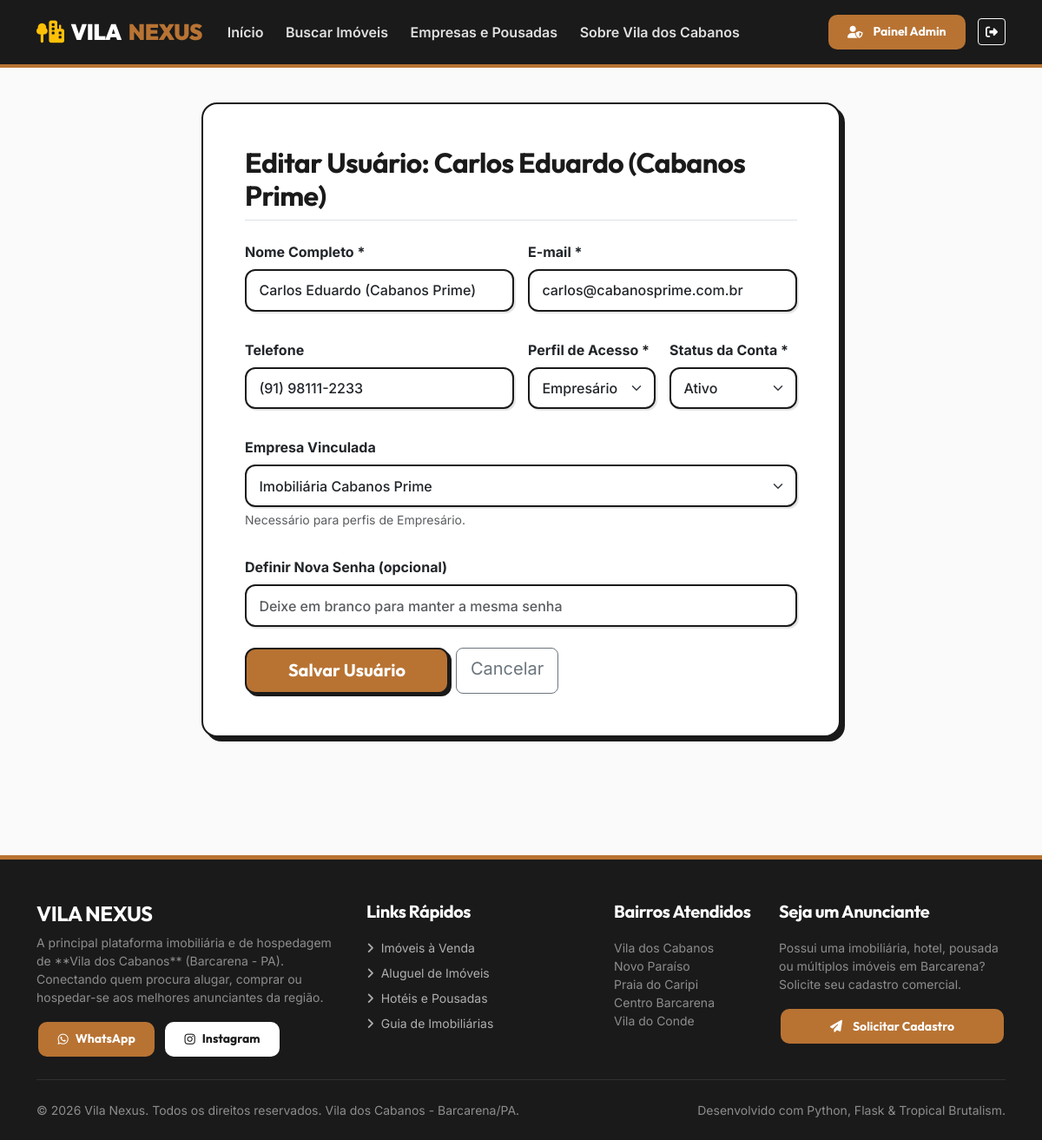
Page /admin/usuarios/2/editar (signed in) on the committed database.
### app/models/user.py (models this page shows, shortened)
class User(UserMixin, db.Model):
    __tablename__ = 'users'
    id = db.Column(db.Integer, primary_key=True)
    name = db.Column(db.String(120), nullable=False)
    email = db.Column(db.String(120), unique=True, index=True, nullable=False)
    password_hash = db.Column(db.String(256), nullable=False)
    role = db.Column(db.String(20), nullable=False, default='client')  # admin, entrepreneur, client
    status = db.Column(db.String(20), nullable=False, default='active')  # active, blocked
    phone = db.Column(db.String(30), nullable=True)
    company_id = db.Column(db.Integer, db.ForeignKey('companies.id', ondelete='SET NULL'), nullable=True)
    created_at = db.Column(db.DateTime, default=datetime.utcnow)
    favorites = db.relationship('Favorite', backref='user', lazy='dynamic', cascade='all, delete-orphan')
    visit_requests = db.relationship('VisitRequest', backref='user', lazy='dynamic')
    saved_searches = db.relationship('SavedSearch', backref='user', lazy='dynamic', cascade='all, delete-orphan')
    def is_admin(self):
        return self.role == 'admin'

### app/blueprints/admin/routes.py (the view, shortened to what this page needs)
@admin_bp.route('/usuarios/<int:id>/editar', methods=['GET', 'POST'])
def user_edit(id):
    user = User.query.get_or_404(id)
    form = UserManagementForm(obj=user)
    companies = Company.query.order_by(Company.name).all()
    form.company_id.choices = [(0, 'Nenhuma (Sem vínculo empresarial)')] + [(c.id, c.name) for c in companies]
    if request.method == 'GET':
        form.company_id.data = user.company_id or 0
    return render_template('admin/user_form.html', form=form, user=user, title=f"Editar Usuário: {user.name}")

### app/forms/admin_forms.py
class UserManagementForm(FlaskForm):
    name = StringField('Nome Completo', validators=[DataRequired(), Length(min=3, max=120)])
    email = StringField('E-mail', validators=[DataRequired(), Email()])
    phone = StringField('Telefone', validators=[Length(max=30)])
    role = SelectField('Perfil de Acesso', choices=[
        ('client', 'Cliente'),
        ('entrepreneur', 'Empresário'),
        ('admin', 'Administrador System')
    ], validators=[DataRequired()])
    status = SelectField('Status da Conta', choices=[
        ('active', 'Ativo'),
        ('blocked', 'Bloqueado')
    ], validators=[DataRequired()])
    company_id = SelectField('Empresa Vinculada', coerce=int, validators=[])
    new_password = PasswordField('Definir Nova Senha (opcional)', validators=[Length(max=100)])
    submit = SubmitField('Salvar Usuário')

### app/blueprints/admin/routes.py (called while the page is built)
def check_admin_access():
    if not current_user.is_authenticated:
        abort(401)
    if not current_user.is_admin():
        flash('Acesso restrito ao Painel Administrativo.', 'danger')
        abort(403)

@admin_bp.before_request
def before_request_hook():
    check_admin_access()

### app/models/user.py (called while the page is built)
@login_manager.user_loader
def load_user(user_id):
    return User.query.get(int(user_id))

### app/templates/admin/user_form.html (shortened to what this page needs)
{% extends 'base.html' %}
{% block content %}
<div class="container py-4 mb-5">
  <div class="row justify-content-center">
    <div class="col-lg-8">
      <div class="card card-brutalist p-4 p-md-5">
        <h2 class="font-heading fw-bold mb-4 border-bottom pb-2">{{ title }}</h2>
        <form method="POST">
          <div class="row g-3">
            <div class="col-md-6 mb-3">
              <label class="form-label fw-bold">{{ form.name.label }} *</label>
              {{ form.name(class="form-control" + (" is-invalid" if form.name.errors else "")) }}
            </div>
            <div class="col-md-6 mb-3">
              <label class="form-label fw-bold">{{ form.email.label }} *</label>
              {{ form.email(class="form-control" + (" is-invalid" if form.email.errors else "")) }}
            </div>
            <div class="col-md-6 mb-3">
              <label class="form-label fw-bold">{{ form.phone.label }}</label>
              {{ form.phone(class="form-control") }}
            </div>
            <div class="col-md-3 mb-3">
              <label class="form-label fw-bold">{{ form.role.label }} *</label>
              {{ form.role(class="form-select") }}
            </div>
            <div class="col-md-3 mb-3">
              <label class="form-label fw-bold">{{ form.status.label }} *</label>
              {{ form.status(class="form-select") }}
            </div>
            <div class="col-12 mb-3">
              <label class="form-label fw-bold">{{ form.company_id.label }}</label>
              {{ form.company_id(class="form-select") }}
              <div class="form-text">Necessário para perfis de Empresário.</div>
            </div>
            <div class="col-12 mb-4">
              <label class="form-label fw-bold">{{ form.new_password.label }}</label>
              {{ form.new_password(class="form-control", placeholder="Deixe em branco para manter a mesma senha") }}
            </div>
          </div>
          <div class="d-flex gap-2">
            <button type="submit" class="btn btn-vn-copper btn-lg px-5">Salvar Usuário</button>
            <a href="{{ url_for('admin.users_list') }}" class="btn btn-outline-secondary btn-lg">Cancelar</a>
          </div>
        </form>
      </div>
    </div>
  </div>
</div>
{% endblock %}

### app/static/css/main.css (style rules this page uses)
:root { --vn-obsidian: #1A1A1A; --vn-copper: #B87333; --vn-copper-hover: #9E6028; --vn-sand: #F9FAF9; --vn-sand-card: #FFFFFF; --vn-emerald: #0B3D2E; --vn-emerald-light: #145944; --vn-muted: #6C757D; --vn-border-width: 2px; --vn-shadow: 5px 5px 0px var(--vn-obsidian); --vn-shadow-lg: 8px 8px 0px var(--vn-obsidian); --vn-shadow-copper: 5px 5px 0px var(--vn-copper); --vn-radius: 18px; --vn-radius-btn: 12px; --vn-radius-badge: 8px; }
body { font-family: 'Inter', system-ui, -apple-system, BlinkMacSystemFont, "Segoe UI", Roboto, sans-serif; background-color: var(--vn-sand); color: var(--vn-obsidian); margin: 0; padding: 0; min-height: 100vh; display: flex; flex-direction: column; }
h1, h2, h3, h4, h5, h6, .font-heading, .navbar-brand, .btn-brutalist { font-family: 'Outfit', sans-serif; font-weight: 700; letter-spacing: -0.02em; color: var(--vn-obsidian); }
.card-brutalist { background-color: var(--vn-sand-card); border: var(--vn-border-width) solid var(--vn-obsidian); box-shadow: var(--vn-shadow); border-radius: var(--vn-radius); transition: transform 0.2s cubic-bezier(0.165, 0.84, 0.44, 1), box-shadow 0.2s cubic-bezier(0.165, 0.84, 0.44, 1); overflow: hidden; }
.btn-vn-copper { background-color: var(--vn-copper); color: #FFFFFF !important; font-family: 'Outfit', sans-serif; font-weight: 700; border: var(--vn-border-width) solid var(--vn-obsidian); box-shadow: 3px 3px 0px var(--vn-obsidian); border-radius: var(--vn-radius-btn); padding: 0.6rem 1.4rem; transition: all 0.15s ease-in-out; text-decoration: none; display: inline-flex; align-items: center; justify-content: center; gap: 0.5rem; }
.form-control, .form-select { border: var(--vn-border-width) solid var(--vn-obsidian) !important; border-radius: var(--vn-radius-btn) !important; padding: 0.65rem 0.9rem; font-weight: 500; box-shadow: 2px 2px 0px rgba(0,0,0,0.1); }

### rows in the picture
User: name "Carlos Eduardo (Cabanos Prime)", email "carlos@cabanosprime.com.br", phone "(91) 98111-2233", role "Empresário", status "Ativo", company_id "Imobiliária Cabanos Prime"

### other values in the picture
{{ title }} "Editar Usuário: Carlos Eduardo (Cabanos Prime)"
{{ 2026 }} "2026"
